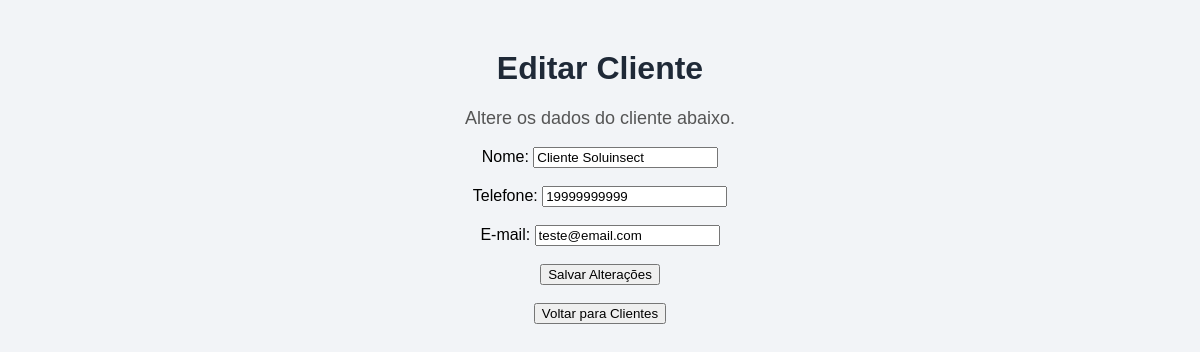
The app's page /editar-cliente/1 with its own data.
### tables this page shows
CREATE TABLE clientes (
    id INTEGER PRIMARY KEY AUTOINCREMENT,
    nome TEXT NOT NULL,
    telefone TEXT,
    email TEXT
);

### app.py (the view, shortened to what this page needs)
@app.route("/editar-cliente/<int:id>", methods=["GET", "POST"])
def editar_cliente(id):
    conexao = conectar_banco()
    cliente = conexao.execute(
        "SELECT * FROM clientes WHERE id = ?",
        (id,)
    ).fetchone()
    conexao.close()
    if cliente is None:
        return "Cliente não encontrado"
    return render_template(
        "editar_cliente.html",
        cliente=cliente
    )

### app.py (called while the page is built)
def conectar_banco():
    conexao = sqlite3.connect("database.db")
    conexao.row_factory = sqlite3.Row
    return conexao

### templates/editar_cliente.html (shortened to what this page needs)
<!DOCTYPE html>
<html lang="pt-BR">
<head>
    <link rel="stylesheet" href="{{ url_for('static', filename='style.css') }}">
</head>
<body>
    <div class="container">
        <h1>Editar Cliente</h1>
        <p>Altere os dados do cliente abaixo.</p>
        <form action="/editar-cliente/{{ cliente['id'] }}" method="POST">
            <label for="nome">Nome:</label>
            <input
                type="text"
                id="nome"
                name="nome"
                value="{{ cliente['nome'] }}"
                required
            >
            <br><br>
            <label for="telefone">Telefone:</label>
            <input
                type="text"
                id="telefone"
                name="telefone"
                value="{{ cliente['telefone'] }}"
            >
            <br><br>
            <label for="email">E-mail:</label>
            <input
                type="email"
                id="email"
                name="email"
                value="{{ cliente['email'] }}"
            >
            <br><br>
            <button type="submit">
                Salvar Alterações
            </button>
        </form>
        <br>
        <a href="/lista-clientes">
            <button>Voltar para Clientes</button>
        </a>
    </div>
</body>
</html>

### static/style.css (style rules this page uses)
body { font-family: Arial, sans-serif; background-color: #f2f4f7; margin: 0; padding: 0; }
.container { width: 80%; margin: 50px auto; text-align: center; }
h1 { color: #1f2937; }
p { color: #555; font-size: 18px; }

### records on screen
clientes: nome "Cliente Soluinsect", telefone "19999999999", email "teste@email.com"
